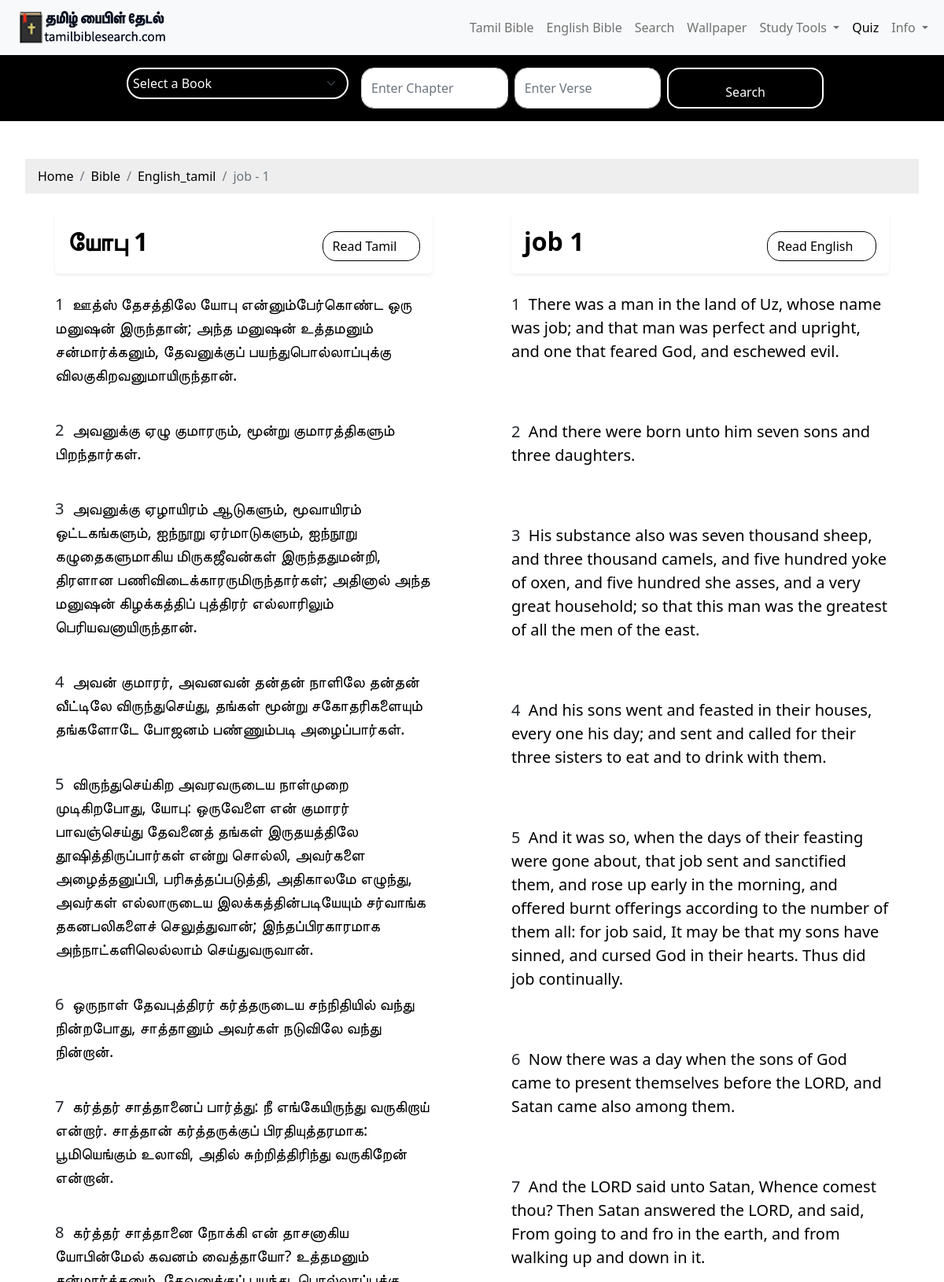
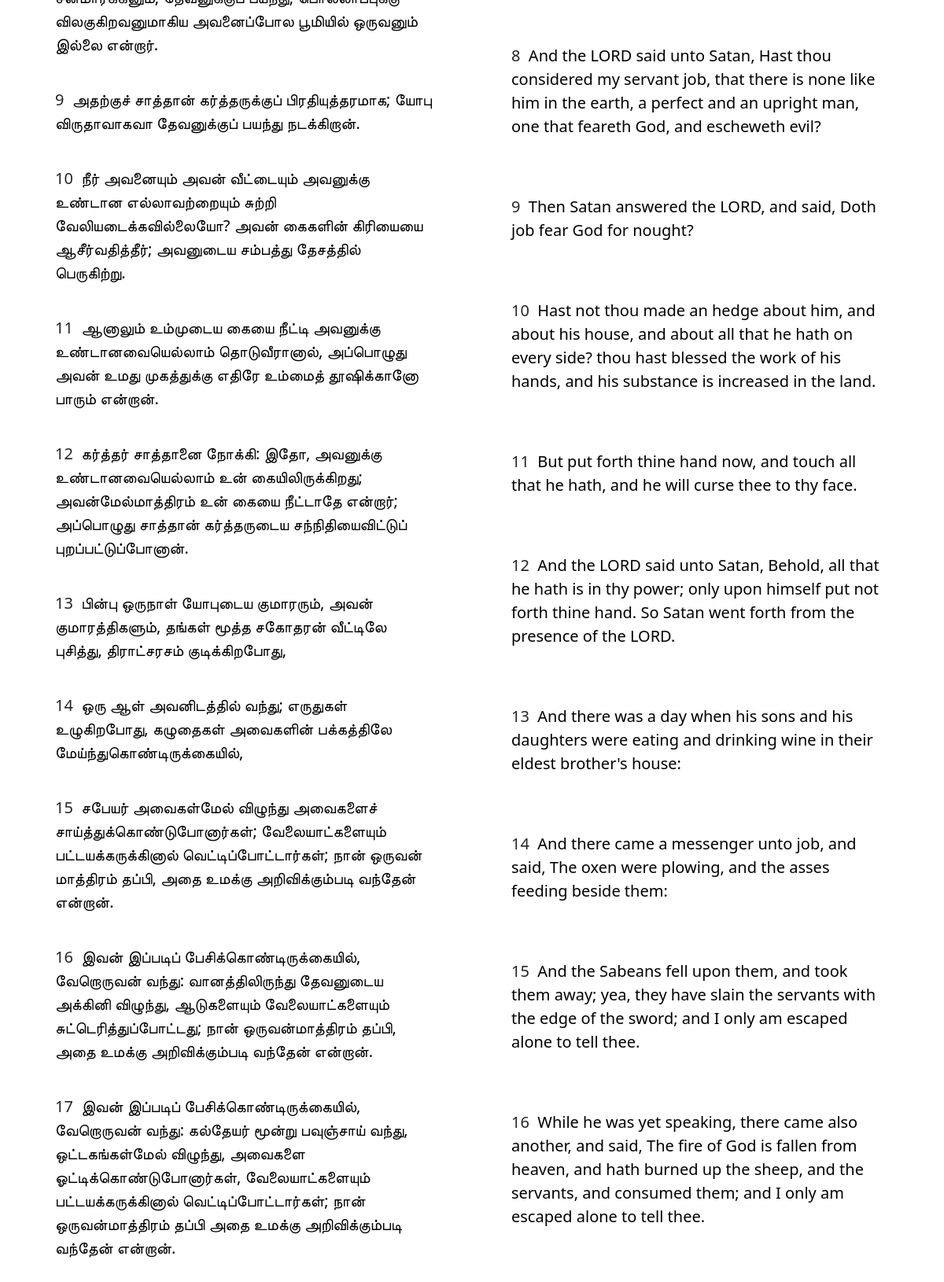
Screenshot of /englishh/job/1/ (upper part) with the database file from the repository (2 pictures, top to bottom).
### myapp/models.py (models this page shows)
class BibleDb(models.Model):
    book = models.CharField(max_length=100)
    bookname = models.CharField(max_length=100)
    tamilname = models.CharField(max_length=10)
    chapter = models.CharField(max_length=100)  # Format "1:1", "2:10", etc.
    versecount = models.CharField(max_length=100)
    verse = models.TextField()
    kjv = models.TextField()

### myapp/views.py (the view)
# urls.py: path('englishh/<str:bookname>/<str:chapter>/', views.chapter3, name='chapter3'),
def chapter3(request, bookname, chapter):
    books = BibleDb.objects.values('bookname').distinct()
    tamilbook = BibleDb.objects.filter(bookname=bookname).first()
    if not tamilbook:
        return HttpResponseNotFound("Book not found")
    booktamil = tamilbook.tamilname
    verses = BibleDb.objects.filter(bookname=bookname, chapter=chapter)
    current_book = bookname
    next_book=bookname
    prev_book=bookname
    all_chapters = BibleDb.objects.filter(bookname=current_book).values_list('chapter', flat=True).distinct().order_by(Cast('chapter', output_field=models.IntegerField()))
    chapter_index = list(all_chapters).index(chapter)
    prev_chapter = all_chapters[chapter_index - 1] if chapter_index > 0 else None
    next_chapter = all_chapters[chapter_index + 1] if chapter_index < len(all_chapters) - 1 else None
    bible_books = list(BibleDb.objects.values_list('bookname', flat=True).distinct())
    if next_chapter is None:
        book_index = bible_books.index(current_book)
        next_book = bible_books[book_index + 1] if book_index + 1 < len(bible_books) else None
        if next_book:
            next_book=next_book
            next_chapter = BibleDb.objects.filter(bookname=next_book).order_by('chapter').first().chapter
    if prev_chapter is None:
        book_index = bible_books.index(current_book)
        prev_book = bible_books[book_index-1] if book_index - 1 >= 0 else None
        if prev_book:
            prev_book=prev_book
            prev_book_chapters = BibleDb.objects.filter(bookname=prev_book).values_list('chapter', flat=True).distinct().order_by(Cast('chapter', output_field=models.IntegerField()))
            prev_chapter=len(prev_book_chapters)
    breadcrumbs = [
        {'name': 'Home', 'url': '/'},
        {'name': 'Bible', 'url': '/english/'},
        {'name':'English_tamil','url':f'/english/{bookname}/{chapter}/'},
        {'name': f'{bookname} -  {chapter}', 'url': None},
    ]
    return render(request, 'chapter3.html', {
        "verses": verses,
        "books": books,
        "booktamil":booktamil ,
        "book": bookname,
        "chapter": chapter,
        "all_chapters": all_chapters,
        "prev_chapter": prev_chapter,
        "next_chapter": next_chapter,
        "bookname": current_book,
        "next_book":next_book,
        "prev_book":prev_book,
        "breadcrumbs": breadcrumbs,
    })

### myapp/templates/chapter3.html (shortened to what this page needs)
{% extends 'base_english.html' %}
{% load static %}
{% block content %}
    <body>
    <div class="container mt-4">
      <nav aria-label="breadcrumb">
       <ol class="breadcrumb" style="padding: 10px 16px;
       list-style: none;
       background-color: #eee;
       margin: 20px;">
           {% for crumb in breadcrumbs %}
               {% if crumb.url %}
                   <li class="breadcrumb-item">
                       <a href="{{ crumb.url }}" style="text-decoration: none;color: black;">{{ crumb.name }}</a>
                   </li>
               {% else %}
                   <li class="breadcrumb-item active" aria-current="page">{{ crumb.name }}</li>
               {% endif %}
           {% endfor %}
       </ol>
   </nav>
    <div class="container mt-4" style="display: flex
    ;
        justify-content: center;
        flex-wrap: wrap;
        gap: 100px;">
      <div class="col-lg-5 col-md-6 d-flex flex-column" style="display: flex; flex-direction: column; align-items: flex-start; margin-bottom: 20px;">
          <article>
              <header class="mb-4 bg-white text-black p-3 rounded shadow-sm d-flex justify-content-between align-items-center" style="display: flex; justify-content: space-between; align-items: center; padding: 16px; background-color: white; color: black; border-radius: 8px; box-shadow: 0 4px 6px rgba(0, 0, 0, 0.1);">
                  <h1 class="fw-bold mb-1" style="font-weight: bold; margin-bottom: 8px;">
                      {{ booktamil }} {{ chapter }}
                  </h1>
                  <div>
        <a href="{% url 'chapter_detail' bookname=book chapter=chapter %}"
          class="btn btn-primary mt-2 float-end" style="border-radius: 17px;
background-color: white;
border: 1px solid black;
color: black;
font-weight: 500;">
          Read Tamil&nbsp;&nbsp;&nbsp;&nbsp;
        </a>&nbsp;
      </div>
              </header>
              {% for i in verses %}
              <section class="mb-4" style="margin-bottom: 16px;">
                  <p class="fs-5 mb-3" style="font-size: 1.25rem; margin-bottom: 12px;">
                      {{ i.versecount }}&nbsp;
                      <a href="{% url 'verse_detail3' i.bookname i.chapter i.versecount %}" class="text-decoration-none" style="text-decoration: none; color: black;">
                          {{ i.verse }}
                      </a>
                  </p>
              </section>
              {% endfor %}
          </article>
      </div>
      <div class="col-lg-5 col-md-6 d-flex flex-column" style="display: flex; flex-direction: column; align-items: flex-start; margin-bottom: 20px;">
          <article>
              <header class="mb-4 bg-white text-black p-3 rounded shadow-sm d-flex justify-content-between align-items-center" style="display: flex; justify-content: space-between; align-items: center; padding: 16px; background-color: white; color: black; border-radius: 8px; box-shadow: 0 4px 6px rgba(0, 0, 0, 0.1);">
                  <h1 class="fw-bolder mb-1" style="font-weight: bolder; margin-bottom: 8px;">
                    <div id="book-container">{{ book }} {{ chapter }}</div>
                  </h1>
                        <div>
        <a href="{% url 'chapter_detail_english' bookname=book chapter=chapter %}"
          class="btn btn-primary mt-2 float-end" style="border-radius: 17px;
background-color: white;
border: 1px solid black;
color: black;
font-weight: 500;">
          Read English&nbsp;&nbsp;&nbsp;&nbsp;
        </a>&nbsp;
      </div>
              </header>
              {% for i in verses %}
              <section class="mb-5" style="margin-bottom: 20px;">
                  <p class="fs-5 mb-4" style="font-size: 1.25rem; margin-bottom: 16px;">
                      {{ i.versecount }}&nbsp;
                      <a href="{% url 'verse_detail3' i.bookname i.chapter i.versecount %}" style="text-decoration: none; color: black;">
                          {{ i.kjv }}
                      </a>
                  </p>
              </section>
              {% endfor %}
          </article>
      </div>
  </div>
    {% endblock %}

### myapp/templates/base_english.html (style rules this page uses)
header { background-color: #343a40; color: white; padding: 1rem 0; }

### rows the page displays
BibleDb: tamilname "யோபு", versecount "1", verse "ஊத்ஸ் தேசத்திலே யோபு என்னும்பேர்கொண்ட ஒரு மனுஷன் இருந்தான்; அந்த மனுஷன் உத்தமனும் சன்மார்க்கனும், தேவனுக்குப் பயந்துபொல்லாப்புக்கு விலகுகிறவனுமாயிருந்தான்.", kjv "There was a man in the land of Uz, whose name was job; and that man was perfect and upright, and one that feared God, and eschewed evil."
BibleDb: versecount "2", verse "அவனுக்கு ஏழு குமாரரும், மூன்று குமாரத்திகளும் பிறந்தார்கள்.", kjv "And there were born unto him seven sons and three daughters."
BibleDb: versecount "3", verse "அவனுக்கு ஏழாயிரம் ஆடுகளும், மூவாயிரம் ஒட்டகங்களும், ஐந்நூறு ஏர்மாடுகளும், ஐந்நூறு கழுதைகளுமாகிய மிருகஜீவன்கள் இருந்ததுமன்றி, திரளான பணிவிடைக்காரருமிருந்தார்கள்; அதினால் அந்த மனுஷன் கிழக்கத்திப் புத்திரர் எல்லாரிலும் பெரியவனாயிருந்தான்.", kjv "His substance also was seven thousand sheep, and three thousand camels, and five hundred yoke of oxen, and five hundred she asses, and a very great household; so that this man was the greatest of all the men of the east."
BibleDb: versecount "4", verse "அவன் குமாரர், அவனவன் தன்தன் நாளிலே தன்தன் வீட்டிலே விருந்துசெய்து, தங்கள் மூன்று சகோதரிகளையும் தங்களோடே போஜனம் பண்ணும்படி அழைப்பார்கள்.", kjv "And his sons went and feasted in their houses, every one his day; and sent and called for their three sisters to eat and to drink with them."
BibleDb: versecount "5", verse "விருந்துசெய்கிற அவரவருடைய நாள்முறை முடிகிறபோது, யோபு: ஒருவேளை என் குமாரர் பாவஞ்செய்து தேவனைத் தங்கள் இருதயத்திலே தூஷித்திருப்பார்கள் என்று சொல்லி, அவர்களை அழைத்தனுப்பி, பரிசுத்தப்படுத்தி, அதிகாலமே எழுந்து, அவர்கள் எல்லாருடைய இலக்கத்தின்படியேயும் சர்வாங்க தகனபலிகளைச் செலுத்துவான்; இந்தப்பிரகாரமாக அந்நாட்களிலெல்லாம் செய்துவருவான்.", kjv "And it was so, when the days of their feasting were gone about, that job sent and sanctified them, and rose up early in the morning, and offered burnt offerings according to the number of them all: for job said, It may be that my sons have sinned, and cursed God in their hearts. Thus did job continually."
BibleDb: versecount "6", verse "ஒருநாள் தேவபுத்திரர் கர்த்தருடைய சந்நிதியில் வந்து நின்றபோது, சாத்தானும் அவர்கள் நடுவிலே வந்து நின்றான்.", kjv "Now there was a day when the sons of God came to present themselves before the LORD, and Satan came also among them."
BibleDb: versecount "7", verse "கர்த்தர் சாத்தானைப் பார்த்து: நீ எங்கேயிருந்து வருகிறாய் என்றார். சாத்தான் கர்த்தருக்குப் பிரதியுத்தரமாக: பூமியெங்கும் உலாவி, அதில் சுற்றித்திரிந்து வருகிறேன் என்றான்.", kjv "And the LORD said unto Satan, Whence comest thou? Then Satan answered the LORD, and said, From going to and fro in the earth, and from walking up and down in it."
BibleDb: versecount "8", verse "கர்த்தர் சாத்தானை நோக்கி என் தாசனாகிய யோபின்மேல் கவனம் வைத்தாயோ? உத்தமனும் சன்மார்க்கனும், தேவனுக்குப் பயந்து, பொல்லாப்புக்கு விலகுகிறவனுமாகிய அவனைப்போல பூமியில் ஒருவனும் இல்லை என்றார்.", kjv "And the LORD said unto Satan, Hast thou considered my servant job, that there is none like him in the earth, a perfect and an upright man, one that feareth God, and escheweth evil?"
BibleDb: versecount "9", verse "அதற்குச் சாத்தான் கர்த்தருக்குப் பிரதியுத்தரமாக; யோபு விருதாவாகவா தேவனுக்குப் பயந்து நடக்கிறான்.", kjv "Then Satan answered the LORD, and said, Doth job fear God for nought?"
BibleDb: versecount "10", verse "நீர் அவனையும் அவன் வீட்டையும் அவனுக்கு உண்டான எல்லாவற்றையும் சுற்றி வேலியடைக்கவில்லையோ? அவன் கைகளின் கிரியையை ஆசீர்வதித்தீர்; அவனுடைய சம்பத்து தேசத்தில் பெருகிற்று.", kjv "Hast not thou made an hedge about him, and about his house, and about all that he hath on every side? thou hast blessed the work of his hands, and his substance is increased in the land."
BibleDb: versecount "11", verse "ஆனாலும் உம்முடைய கையை நீட்டி அவனுக்கு உண்டானவையெல்லாம் தொடுவீரானால், அப்பொழுது அவன் உமது முகத்துக்கு எதிரே உம்மைத் தூஷிக்கானோ பாரும் என்றான்.", kjv "But put forth thine hand now, and touch all that he hath, and he will curse thee to thy face."
BibleDb: versecount "12", verse "கர்த்தர் சாத்தானை நோக்கி: இதோ, அவனுக்கு உண்டானவையெல்லாம் உன் கையிலிருக்கிறது; அவன்மேல்மாத்திரம் உன் கையை நீட்டாதே என்றார்; அப்பொழுது சாத்தான் கர்த்தருடைய சந்நிதியைவிட்டுப் புறப்பட்டுப்போனான்.", kjv "And the LORD said unto Satan, Behold, all that he hath is in thy power; only upon himself put not forth thine hand. So Satan went forth from the presence of the LORD."
BibleDb: versecount "13", verse "பின்பு ஒருநாள் யோபுடைய குமாரரும், அவன் குமாரத்திகளும், தங்கள் மூத்த சகோதரன் வீட்டிலே புசித்து, திராட்சரசம் குடிக்கிறபோது,", kjv "And there was a day when his sons and his daughters were eating and drinking wine in their eldest brother's house:"
BibleDb: versecount "14", verse "ஒரு ஆள் அவனிடத்தில் வந்து; எருதுகள் உழுகிறபோது, கழுதைகள் அவைகளின் பக்கத்திலே மேய்ந்துகொண்டிருக்கையில்,", kjv "And there came a messenger unto job, and said, The oxen were plowing, and the asses feeding beside them:"
BibleDb: versecount "15", verse "சபேயர் அவைகள்மேல் விழுந்து அவைகளைச் சாய்த்துக்கொண்டுபோனார்கள்; வேலையாட்களையும் பட்டயக்கருக்கினால் வெட்டிப்போட்டார்கள்; நான் ஒருவன் மாத்திரம் தப்பி, அதை உமக்கு அறிவிக்கும்படி வந்தேன் என்றான்.", kjv "And the Sabeans fell upon them, and took them away; yea, they have slain the servants with the edge of the sword; and I only am escaped alone to tell thee."
BibleDb: versecount "16", verse "இவன் இப்படிப் பேசிக்கொண்டிருக்கையில், வேறொருவன் வந்து: வானத்திலிருந்து தேவனுடைய அக்கினி விழுந்து, ஆடுகளையும் வேலையாட்களையும் சுட்டெரித்துப்போட்டது; நான் ஒருவன்மாத்திரம் தப்பி, அதை உமக்கு அறிவிக்கும்படி வந்தேன் என்றான்.", kjv "While he was yet speaking, there came also another, and said, The fire of God is fallen from heaven, and hath burned up the sheep, and the servants, and consumed them; and I only am escaped alone to tell thee."
BibleDb: versecount "17", verse "இவன் இப்படிப் பேசிக்கொண்டிருக்கையில், வேறொருவன் வந்து: கல்தேயர் மூன்று பவுஞ்சாய் வந்து, ஒட்டகங்கள்மேல் விழுந்து, அவைகளை ஓட்டிக்கொண்டுபோனார்கள், வேலையாட்களையும் பட்டயக்கருக்கினால் வெட்டிப்போட்டார்கள்; நான் ஒருவன்மாத்திரம் தப்பி அதை உமக்கு அறிவிக்கும்படி வந்தேன் என்றான்."

### other values shown
{{ crumb.name }} "Home" "Bible" "English_tamil"
{{ crumb.name }} "job - 1"
{{ chapter }} "1"
{{ book }} "job"
